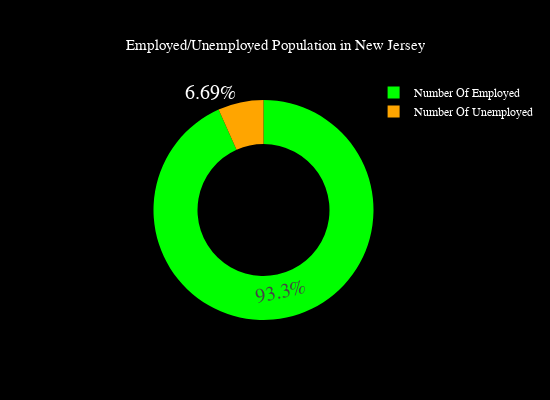

The notebook cell saved with this chart:
### Code cell
# 6 Donut Chart

df6 = df

df6['Unemployment Rate'] = df6['Unemployment Rate (16 & Over)'] / 100.

df6['Employment Rate'] = 1 - df6['Unemployment Rate']

df6['Number Of Employed'] = df6['Uninsured Population'] * df6['Employment Rate']

df6['Number Of Unemployed'] = df6['Uninsured Population'] * df6['Unemployment Rate']

df6 = df6[['Number Of Employed','Number Of Unemployed']]

df6 = df6.round()

df6 = df6.astype(int)

df6 = df6.T

df6 = df6.sum(axis=1)

df6 = pd.DataFrame(df6)

df6 = df6.reset_index()

df6.rename(columns={'index': 'Employment Status', 0: 'Total'}, inplace = True)


colors = ['lime','orange']
fig_6 = go.Figure(data = go.Pie(values = df6['Total'], 
                        labels = df6['Employment Status'], hole = 0.6,
                        marker_colors = colors,
                ))
fig_6.update_traces(
                title_font=dict(size=30,family='Verdana', 
                                color='white'),
                                hoverinfo='label+percent',
                                textinfo='percent', 
                                textfont_size=20,
                )

fig_6.update_layout(legend=dict(y=1.1, x = 0.8), width = 550, height = 400, title = 'Employed/Unemployed Population in New Jersey',
paper_bgcolor = "black", font = {'color': "white", 'family': "Arial"})
fig_6.update_layout(title=dict(x=0.5), title_font=dict(size= 15)) #set title in the center)

### Figure 1 — Plotly figure (JSON) as saved in the notebook; plotly's stock layout.template omitted (floating-point values rounded to 4 significant figures)
{"data": [{"hole": 0.6, "hoverinfo": "label+percent", "labels": ["Number Of Employed", "Number Of Unemployed"], "marker": {"colors": ["lime", "orange"]}, "textfont": {"size": 20}, "textinfo": "percent", "title": {"font": {"color": "white", "family": "Verdana", "size": 30}}, "type": "pie", "values": [618549, 44369]}], "layout": {"font": {"color": "white", "family": "Arial"}, "height": 400, "legend": {"x": 0.8, "y": 1.1}, "paper_bgcolor": "black", "title": {"font": {"size": 15}, "text": "Employed/Unemployed Population in New Jersey", "x": 0.5}, "width": 550}}
